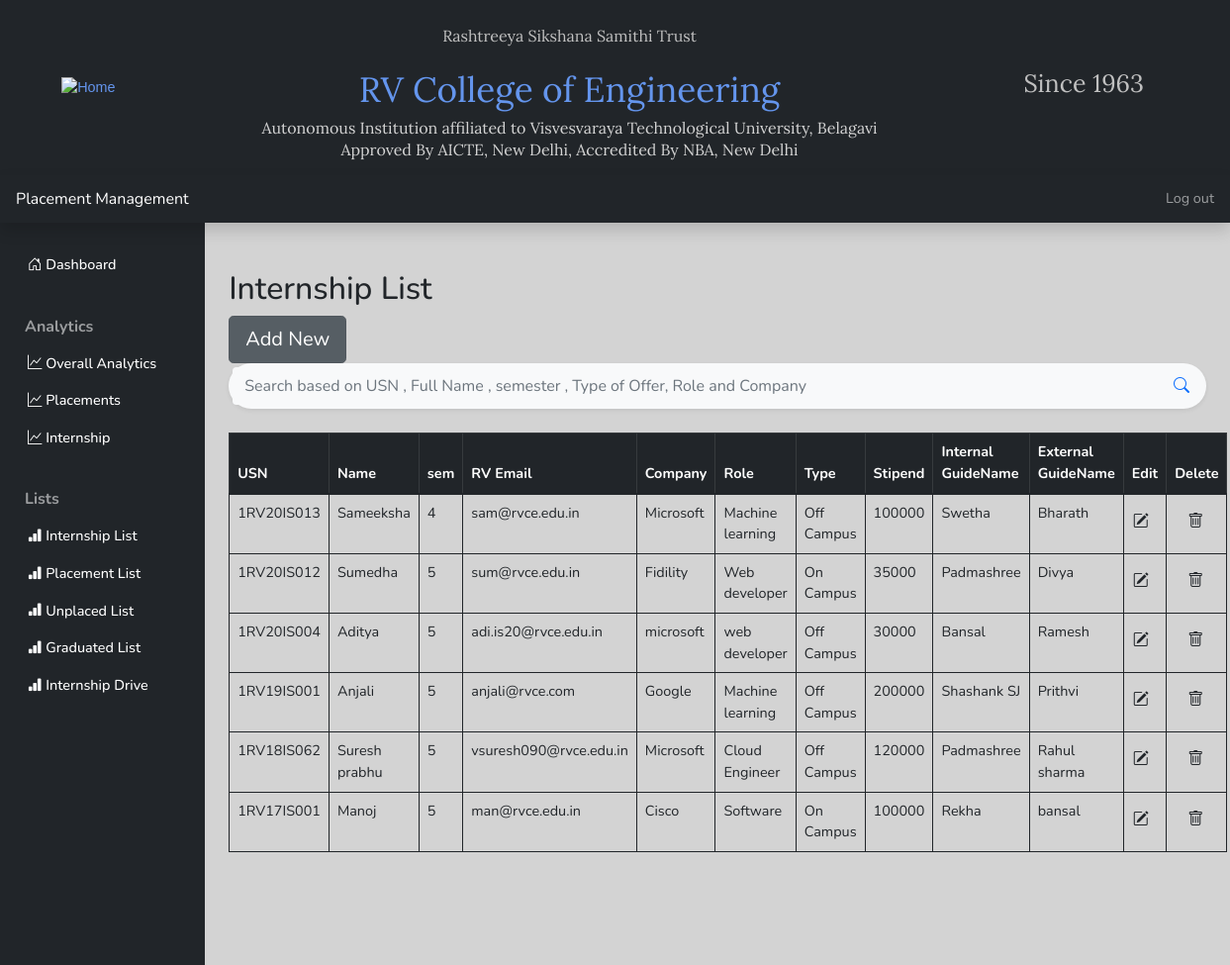
Page /Student_SPC/list/ (signed in) on the committed database.
### main_app/models.py (models this page shows)
class Internship(models.Model):
    Usn = models.CharField(max_length=15)
    Full_name=models.CharField(max_length=50)
    semester=models.CharField(max_length=15,choices=sem)
    rvce_email=models.CharField(max_length=50)
    personal_email=models.CharField(max_length=50)
    phone=models.CharField(max_length=15)
    Interested_In_higherStudies=models.CharField(max_length=5,choices=higher_choices)
    Company=models.CharField(max_length=25)
    Date_of_offer=models.DateField(max_length=25)
    Start_date=models.DateField(max_length=25)
    End_date=models.DateField(max_length=25)
    Role=models.CharField(max_length=20)
    Type=models.CharField(max_length=20,choices=campus_choices)
    Stipend=models.IntegerField(default=0)
    Internal_Guide_name=models.CharField(max_length=50)
    External_Guide_name=models.CharField(max_length=50)

### main_app/views.py (the view)
# urls.py: path('list/',views.Internship_list,name='Intern_list'),
@login_required
def Internship_list(request):
    if'q'in request.GET:
        q=request.GET['q']
        multiple_q=Q(Q(Full_name__icontains=q)|Q(Usn__icontains=q)|Q(semester__icontains=q)|Q(Type__icontains=q)|Q(Role__icontains=q)|Q(Company__icontains=q))
        data=Internship.objects.filter(multiple_q).order_by('-Usn')
    else:
        data=Internship.objects.all().order_by('-Usn')
    context={'InternList':data}
    return render(request,"Internship_list.html",context)

### main_app/templates/Internship_list.html (shortened to what this page needs)
{% extends 'base.html'%}
{% block sidebar %}
{% include 'SPCsidebar.html'%}
{% endblock %}
{% block content %}
<main class="col-md-9 ms-sm-auto col-lg-10 px-md-4">
    <h1 class="mt-5 h2">Internship List</h1>
    {% if user.is_authenticated and user.is_staff or user.is_superuser %}
    <a href="{% url 'Intern_form' %}" class="btn btn-secondary btn-lg active" role="button" aria-pressed="true">Add New</a>
    {% endif %}
    <br>
    <form action="">
        <div class="p-1 bg-light rounded rounded-pill shadow-sm mb-4">
          <div class="input-group">
            <input type="search" name="q" placeholder="Search based on USN , Full Name , semester , Type of Offer, Role and Company" aria-describedby="button-addon1" class="form-control border-0 bg-light">
            <div class="input-group-append">
              <button id="button-addon1" type="submit" class="btn btn-link text-primary"><i class="bi bi-search"></i></button>
            </div>
          </div>
        </div>
        </form>
        <table class="mt-4 table table-bordered border-dark">
            <thead class="table-dark">
                <tr>
                    <th scope="col">USN</th>
                    <th scope="col">Name</th>
                    <th scope="col">sem</th>
                    <th scope="col">RV Email</th>
                    <th scope="col">Company</th>
                    <th scope="col">Role</th>
                    <th scope="col">Type</th>
                    <th scope="col">Stipend</th>
                    <th scope="col">Internal<br>GuideName</th>
                    <th scope="col">External<br>GuideName</th>
                    {% if user.is_authenticated and user.is_staff or user.is_superuser %}
                    <th scope="col">Edit</th>
                    <th scope="col">Delete</th>
                   {% endif %}
                </tr>
            </thead>
            <tbody>
                {% for list in InternList %}
                <tr>
                    <td>{{list.Usn}}</td>
                    <td>{{list.Full_name}}</td>
                    <td>{{list.semester}}</td>
                    <td>{{list.rvce_email}}</td>
                    <td>{{list.Company}}</td>
                    <td>{{list.Role}} </td>
                    <td>{{list.Type}}</td>
                    <td>{{list.Stipend}}</td>
                    <td>{{list.Internal_Guide_name}}</td>
                    <td>{{list.External_Guide_name}}</td>
                    {% if user.is_authenticated and user.is_staff or user.is_superuser %}
                    <td>
                       <a href="{% url 'Internupdate' list.id %}" class="btn text secondary px-0">
                        <i class="bi bi-pencil-square"></i>
                       </a>
                    </td>
                    <td>
                    <form action="{% url 'Interndel' list.id %}" method="post" onsubmit = "return confirm('Are you sure you want to delete?')">
                        <button type="'submit" class="btn">
                            <i class="bi bi-trash"></i>
                        </button>
                    </form>
                    </td>
                    {% endif %}
                </tr>
                {% endfor %}
            </tbody>
        </table>
    </div>
{% endblock %}

### main_app/templates/base.html (shortened to what this page needs)
<!DOCTYPE html>
<html lang="en">
<head>
    <link rel="stylesheet" href="https://cdnjs.cloudflare.com/ajax/libs/font-awesome/6.2.1/css/brands.min.css" />
    {% include 'styles.html'%}<link rel="stylesheet" href="https://cdn.jsdelivr.net/npm/bootstrap-icons@1.7.2/font/bootstrap-icons.css">
</html>
</head>
    <body style="background-image: url('https://encrypted-tbn0.gstatic.com/images?q=tbn:ANd9GcT_29Bc4_Br_L-YMg3EzgebvZsuxY8Dad6ALQ&usqp=CAU'); background-repeat: no-repeat;
background-attachment: fixed;
background-size: cover;">
    {% include 'rvheader.html' %}
    <header class="navbar navbar-dark sticky-top bg-dark flex-md-nowrap p-0 shadow">
        <a class="navbar-brand col-md-3 col-lg-2 me-0 px-3" href="{% url 'home' %}">Placement Management</a>
        <div class="navbar-nav">
            {% if user.is_authenticated %}
            <div class="nav-item text-nowrap">
                <a class="nav-link px-3" href="{% url 'logout'%}">Log out</a>
            </div>
            {% else %}
            <div class="nav-item text-nowrap">
                <a class="nav-link px-3" href="{% url 'login' %}">Log in</a>
            </div>
            {% endif %}
        </div>
    </header>
    <div class="container-fluid">
        <div class="row">
            {% block sidebar %}
            {% endblock %}
            {% block content %}
            {% endblock %}
        </div>
</body>

### main_app/templates/styles.html (shortened to what this page needs)
{% load static %}
<link href="https://cdn.jsdelivr.net/npm/bootstrap@5.1.3/dist/css/bootstrap.min.css" rel="stylesheet"
>
<link rel="stylesheet" href="{% static 'css/style.css' %}?version=2">

### main_app/templates/rvheader.html (shortened to what this page needs)
<div style="
  background-color: #212529;
    padding-top: 1rem;
    padding-bottom: 1rem;
    padding-left: 0px;
    padding-right: 0px;
  ">
  <div style="
      display: flex;
      justify-content: space-between;
      padding-left: 5vw;
      padding-right: 5vw;
      align-items: center;
      font-family: sans-serif;
    ">
    <div>
      <a href="/"><img
          src="https://rvce.edu.in/sites/default/files/logo_0.png"
          alt="Home" style="width: 120px" /></a>
    </div>
    <div style="text-align: center">
      <h3 class="rtecenter" style="
          margin-block-start: 0;
          margin-block-end: 15px;
          font-weight: normal;
        ">
        <span style="color: #C0C0C0;font-size: 1rem; font-family: 'Lora', serif;">Rashtreeya Sikshana Samithi Trust</span>
      </h3>
      <h1 class="rtecenter" style="text-decoration: none; margin-block-end: 0">
        <span style="font-size: 2.2rem;font-weight: 90;font-family: 'Lora', serif;"><a style = "color: cornflowerblue;" href="https://www.rvce.edu.in/" target="_blank" style="text-decoration: none">RV College of Engineering
          </a></span>
      </h1>
      <h6 class="rtecenter" style="
          margin-block-start: 7px;
          margin-block-end: 3px;
          font-weight: normal;
        ">
        <span style="color: #d3d3d3;font-weight: 90; font-family: 'Lora', serif;">Autonomous Institution affiliated to Visvesvaraya Technological
          University, Belagavi</span>
      </h6>
      <h6 class="rtecenter" style="
          margin-block-start: 3px;
          margin-block-end: 0;
          font-weight: normal;
        ">
        <span style="color: #d3d3d3;font-weight: 90;font-family: 'Lora', serif;">Approved By AICTE, New Delhi, Accredited By NBA, New Delhi</span>
      </h6>
    </div>
    <div style="display: flex; justify-content: space-between">
      <h1 style="
          font-weight: normal;
          display: flex;
          align-items: center;
          font-size: 25px;
          float: left;
          padding-right: 2vw;
        ">
        <span style="color: #C0C0C0;font-weight: 90; font-family: 'Lora', serif;">Since 1963</span>
      </h1>
    </div>
  </div>
</div>

### main_app/templates/SPCsidebar.html (shortened to what this page needs)
<nav id="sidebarMenu" class="navbar-dark bg-dark col-md-3 col-lg-2 d-md-block sidebar-sticky collapse">
    <div class="position-sticky pt-3">
        <ul class="nav flex-column">
            <div class="mb-4">
            <li class="nav-item  ">
                <a class="nav-link " href="{% url 'Shome' %}">
                    <span class="bi bi-house-door"></span>
                    Dashboard
                </a>
            </li>
           </div>
           {% if user.is_authenticated and user.is_staff  %}
           <div>
            <div class="mb-4">
           </div>
            {% else %}
           <div class="mb-4">
            <button class="btn bg-transparent align-items-center rounded collapsed" data-bs-toggle="collapse"
                data-bs-target="#new-collapse" aria-expanded="true">
                <span class='navbar-text'><b>Analytics</b></span>
            </button>
            <div class="mb-4">
                <li class="nav-item">
                    <a class="nav-link " href="{% url 'Hanalysis' %}">
                        <i class="bi bi-graph-up"></i>
                        Overall Analytics
                    </a>
                </li>
            <li class="nav-item">
                <a class="nav-link " href="{% url 'Panalysis' %}">
                    <i class="bi bi-graph-up"></i>
                    Placements
                </a>
            </li>
            <li class="nav-item">
                <a class="nav-link " href="{% url 'Ianalysis' %}">
                    <i class="bi bi-graph-up"></i>
                    Internship
                </a>
            </li>
        </div>
        {% endif %}
           <div class="mb-4">
            <button class="btn bg-transparent align-items-center rounded collapsed" data-bs-toggle="collapse"
                data-bs-target="#new-collapse" aria-expanded="true">
                <span class='navbar-text'><b>Lists</b></span>
            </button>
           <div class="mb-4">
            <li class="nav-item ">
                <a class="nav-link " href="{% url 'Intern_list' %}">
                    <span class="bi bi-bar-chart-fill"></span>
                    Internship List
                </a>
            </li>
            <li class="nav-item ">
                <a class="nav-link " href="{% url 'Placed_list' %}">
                    <span class="bi bi-bar-chart-fill"></span>
                    Placement List
                </a>
            </li>
            <li class="nav-item">
                <a class="nav-link " href="{% url 'Ulist' %}">
                    <span class="bi bi-bar-chart-fill"></span>
                    Unplaced List
                </a>
            </li>
            <li class="nav-item">
                <a class="nav-link " href="{% url 'Grad_list' %}">
                    <span class="bi bi-bar-chart-fill"></span>
                    Graduated List
                </a>
            </li>
            <li class="nav-item">
                <a class="nav-link " href="{% url 'Dlist' %}">
                    <span class="bi bi-bar-chart-fill"></span>
                    Internship Drive
                </a>
            </li>
            </div>
        </ul>
    </div>
</nav>

### static/css/style.css (style rules this page uses)
body { font-size: 0.9rem; font-family: 'Nunito', sans-serif; background-color:#d3d3d3; }
a { color: cornflowerblue; text-decoration: none; }
.sidebar-sticky { position: relative; top: 0; bottom: 0; min-height: calc(100vh - 50px); padding-top: 0.5rem; overflow-x: hidden; overflow-y: auto; }
.sidebar-sticky .nav-link { font-weight: 500; color: #333; }
.sidebar-sticky .nav-link { color: white; }
.navbar-brand { padding-top: 0.75rem; padding-bottom: 0.75rem; font-size: 1rem; }
td { overflow: hidden; text-overflow: ellipsis; word-wrap: break-word; }

### rows in the picture
Internship: Usn "1RV20IS013", Full_name "Sameeksha", semester "4", rvce_email "sam@rvce.edu.in", Company "Microsoft", Role "Machine learning", Type "Off Campus", Stipend "100000", Internal_Guide_name "Swetha", External_Guide_name "Bharath"
Internship: Usn "1RV20IS012", Full_name "Sumedha", semester "5", rvce_email "sum@rvce.edu.in", Company "Fidility", Role "Web developer", Type "On Campus", Stipend "35000", Internal_Guide_name "Padmashree", External_Guide_name "Divya"
Internship: Usn "1RV20IS004", Full_name "Aditya", semester "5", rvce_email "adi.is20@rvce.edu.in", Company "microsoft", Role "web developer", Type "Off Campus", Stipend "30000", Internal_Guide_name "Bansal", External_Guide_name "Ramesh"
Internship: Usn "1RV19IS001", Full_name "Anjali", semester "5", rvce_email "anjali@rvce.com", Company "Google", Role "Machine learning", Type "Off Campus", Stipend "200000", Internal_Guide_name "Shashank SJ", External_Guide_name "Prithvi"
Internship: Usn "1RV18IS062", Full_name "Suresh prabhu", semester "5", rvce_email "vsuresh090@rvce.edu.in", Company "Microsoft", Role "Cloud Engineer", Type "Off Campus", Stipend "120000", Internal_Guide_name "Padmashree", External_Guide_name "Rahul sharma"
Internship: Usn "1RV17IS001", Full_name "Manoj", semester "5", rvce_email "man@rvce.edu.in", Company "Cisco", Role "Software", Type "On Campus", Stipend "100000", Internal_Guide_name "Rekha", External_Guide_name "bansal"
